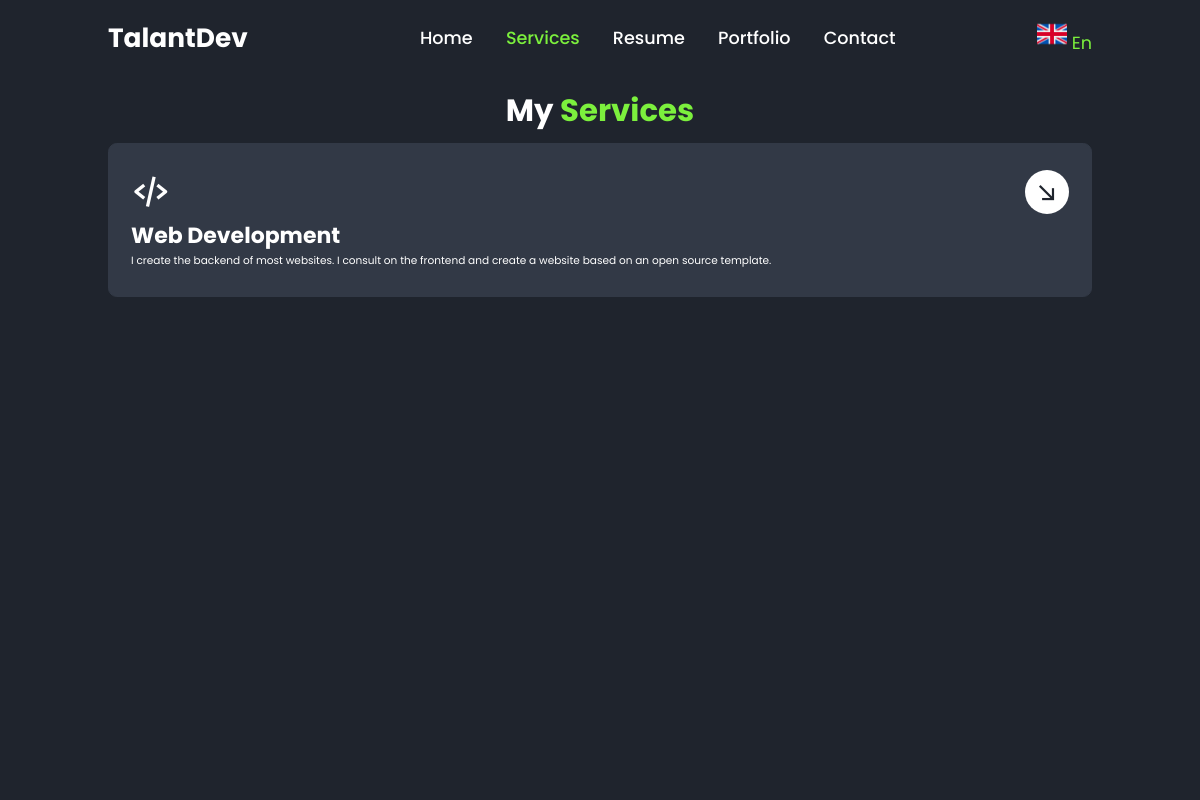
The page /en/services/ on the database its author committed.
### main/models.py (models this page shows, shortened)
class Language(models.Model):
    base = models.CharField(max_length=20)
    base_url = models.CharField(max_length=20)
    base_img = models.ImageField(upload_to='images/', null=True)
    first = models.CharField(max_length=20)
    first_url = models.CharField(max_length=20)
    first_img = models.ImageField(upload_to='images/', null=True)
    second = models.CharField(max_length=20)
    second_url = models.CharField(max_length=20)
    second_img = models.ImageField(upload_to='images/', null=True)
    create_at = models.DateTimeField(auto_now_add=True)
    update_at = models.DateTimeField(auto_now=True)

class Service(models.Model):  # Service model for Services page
    name = models.CharField(max_length=100, verbose_name="Name")  # Multilanguage
    icon_class = models.CharField(max_length=100, verbose_name="Boxicons icon class")
    content = RichTextUploadingField(verbose_name='Content')  # Multilanguage
    link = models.URLField(verbose_name='Link')
    create_at = models.DateTimeField(auto_now_add=True)
    update_at = models.DateTimeField(auto_now=True)

### main/views.py (the view)
# urls.py: path('services/', views.services_views, name='services'),
def services_views(request):
    services = Service.objects.all()
    language = get_languages()
    context = {
        'services': services,
        'language': language,
    }
    return render(request, 'services.html', context)

### main/function.py (called while the page is built)
def get_languages():
    return Language.objects.first()

### templates/services.html (shortened to what this page needs)
<!doctype html>
{% load static %}
{% load i18n %}
<html lang="en">
<head>
    <link href='https://unpkg.com/boxicons@2.1.4/css/boxicons.min.css' rel='stylesheet'>
    <link rel="stylesheet" href="{% static 'style/style.css' %}">
</head>
<body>
<header class="active">
    <a href="{% url 'main:welcome' %}" class="logo">{% trans "TalantDev" %}</a>
    <nav>
        <a href="{% url 'main:welcome' %}">{% trans "Home" %}</a>
        <a href="{% url 'main:services' %}" class="active">{% trans "Services" %}</a>
        <a href="{% url 'main:resume' %}">{% trans "Resume" %}</a>
        <a href="{% url 'main:portfolio' %}">{% trans "Portfolio" %}</a>
        <a href="{% url 'main:contact' %}">{% trans "Contact" %}</a>
    </nav>
    <div class="dropdowns">
        <span id="lang">
            <img src="{{ language.base_img.url }}" alt="" width="30">
            {{ language.base }}
        </span>
    </div>
</header>
<div class="bars-box active">
    <div class="bar" style="--i:6;"></div>
    <div class="bar" style="--i:5;"></div>
    <div class="bar" style="--i:4;"></div>
    <div class="bar" style="--i:3;"></div>
    <div class="bar" style="--i:2;"></div>
    <div class="bar" style="--i:1;"></div>
</div>
<section class="services active">
    <h2 class="heading">
        {% trans "My" %}
        <span>
            {% trans "Services" %}
        </span>
    </h2>
    <div class="services-container">
        {% for service in services %}
            <div class="services-box">
                <div class="icon">
                    <i class='{{ service.icon_class }}'></i>
                    <a href="{{ service.link }}">
                        <i class="bx bx-arrow-back"></i>
                    </a>
                </div>
                <h3>
                    {{ service.name }}
                </h3>
                <p>
                    {{ service.content|safe }}
                </p>
            </div>
        {% endfor %}
    </div>
</section>
</body>
</html>

### static/style/style.css (style rules this page uses)
* { margin: 0; padding: 0; box-sizing: border-box; text-decoration: none; border: none; outline: none; font-family: "Poppins", "sans-serif"; }
:root { --bg-color: #1f242d; --second-bg-color: #323946; --main-color: #7cf03d; --white-color: #fff; --disabled-color: #fff3; }
html { font-size: 62.5%; }
body { color: var(--white-color); }
header { position: fixed; top: 0; left: 0; width: 100%; padding: 2rem 9%; background: var(--bg-color); display: flex; justify-content: space-between; align-items: center; z-index: 100; visibility: hidden; opacity: 0; }
header.active { animation: show-header 1.5s linear forwards; animation-delay: 1.2s; }
.logo { font-size: 3rem; color: var(--white-color); font-weight: 700; }
nav a { font-size: 2rem; color: var(--white-color); font-weight: 500; margin-left: 3.5rem; transition: 0.5s; }
nav a:hover, nav a.active { color: var(--main-color); }
.dropdowns { position: relative; display: inline-block; font-size: 2rem; }
.bars-box { position: absolute; width: 100%; height: 100%; display: flex; }
.bars-box .bar { width: 100%; height: 100%; background: var(--bg-color); animation: hide-bars 0.5s ease-in-out both; animation-delay: calc(0.1s * var(--i)); }
.bars-box.active .bar { animation: show-bars 0.5s ease-in-out both; animation-delay: calc(0.1s * var(--i)); }
section { position: absolute; width: 100%; height: 100%; padding: 10rem 9% 2rem; visibility: hidden; opacity: 0; overflow: hidden; }
section.active { animation: show-content 1.5s linear forwards; animation-delay: 1.6s; }
.heading { font-size: 3.5rem; text-align: center; margin-bottom: 1rem; }
.heading span { color: var(--main-color); }
.services-container { display: grid; grid-template-columns: repeat(auto-fit, minmax(30rem, 1fr)); gap: 2rem; }
.services-container .services-box { padding: 3rem 2.5rem; background: var(--second-bg-color); border: 0.2rem solid var(--second-bg-color); border-radius: 1rem; transition: 0.5s; }
.services-box .icon { display: flex; justify-content: space-between; align-items: center; }
.services-box .icon i { font-size: 4.5rem; transition: 0.5s; }
.services-box .icon a { display: inline-flex; background: var(--white-color); border-radius: 50%; padding: 1rem; transition: 0.5s; }
.services-box .icon a i { font-size: 3rem; color: var(--bg-color); transform: rotate(225deg); }
.services-box h3 { font-size: 2.5rem; margin: 0.5rem 0 0.2rem; transition: 0.5s; }
.services-box p { font-size: 1.2rem; }
.dropdowns span { color: var(--main-color); }
@media screen and (max-width: 1200px) { html { font-size: 55%; } }

### rows shown on the page
Language: base_img (picture), base "En"
Service: name "Web Development", content "I create the backend of most websites. I consult on the frontend and create a website based on an open source template."
